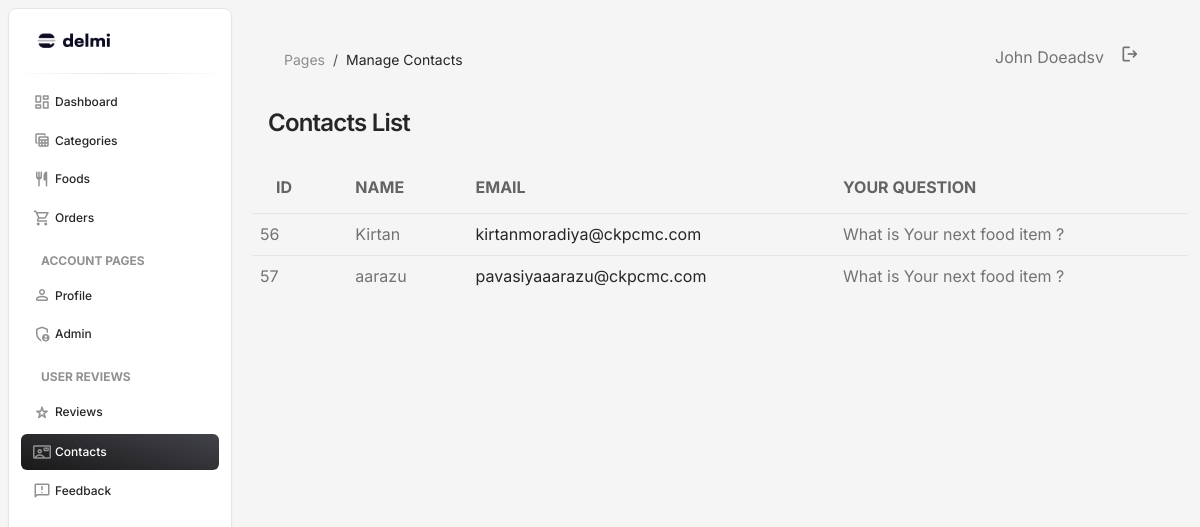
/admin/pages/manage-contacts.php (signed in), run on the app's committed database.
### tables this page shows
CREATE TABLE `tbl_contact` (
  `id` int(11) UNSIGNED NOT NULL,
  `name` varchar(150) NOT NULL,
  `email` varchar(150) NOT NULL,
  `your_question` varchar(200) NOT NULL
);

### admin/pages/manage-contacts.php (the view, shortened to what this page needs)
<?php
    include('../db.php');
$sql = "SELECT * FROM tbl_contact";
$result = $conn->query($sql);
?>
<!DOCTYPE html>
<html lang="en">
<head>
    <link href="../assets/css/nucleo-icons.css" rel="stylesheet" />
    <link href="../assets/css/nucleo-svg.css" rel="stylesheet" />
    <link id="pagestyle" href="../assets/css/material-dashboard.css?v=3.2.0" rel="stylesheet" />
</head>
<body class="g-sidenav-show bg-gray-100">
    <?php include('sidebar.php'); ?>
    <main class="main-content position-relative max-height-vh-100 h-100 border-radius-lg">
        <div class="container-fluid py-2">
            <?php include('navbar.php'); ?>
            <div class="row">
                <div class="col-12">
                    <h4 class="text-dark text-capitalize ps-3">Contacts List</h4>
                    <div class=" my-4">
                        <div class=" px-0 pb-2">
                            <div class=" table-responsive p-0">
                                <table class=" table align-items-center mb-0">
                                    <thead>
                                        <tr>
                                            <th class="text-uppercase text-dark font-weight-bolder opacity-7">
                                                ID</th>
                                            <th class="text-uppercase text-dark font-weight-bolder opacity-7 ps-2">
                                                Name</th>
                                            <th class="text-uppercase text-dark font-weight-bolder opacity-7 ps-2">
                                                Email</th>
                                            <th class="text-uppercase text-dark font-weight-bolder opacity-7 ps-2">
                                                Your Question</th>
                                        </tr>
                                    </thead>
                                    <tbody>
                                        <?php
                                        if ($result->num_rows > 0) {
                                            while ($row = $result->fetch_assoc()) {
                                        ?>
                                        <tr>
                                            <td class="ps-2"><?= htmlspecialchars($row['id']) ?></td>
                                            <td><?= htmlspecialchars($row['name']) ?></td>
                                            <td><a href="https://mail.google.com/mail/u/0/mailto:<?= htmlspecialchars($row['email']) ?>?subject=Response%20to%20Contact%20us"><?= htmlspecialchars($row['email']) ?></td></a>
                                            <td><?= htmlspecialchars($row['your_question']) ?></td>
                                        </tr>
                                        <?php
                                            }
                                        } else {
                                            echo "<tr><td colspan='5' class='text-center'>No contacts available</td></tr>";
                                        }
                                        ?>
                                    </tbody>
                                </table>
                            </div>
                        </div>
                    </div>
                </div>
            </div>
        </div>
    </main>
</body>
</html>

### data on the page
tbl_contact: id "56", name "Kirtan", email "kirtanmoradiya@ckpcmc.com", your_question "What is Your next food item ?"
tbl_contact: id "57", name "aarazu", email "pavasiyaaarazu@ckpcmc.com", your_question "What is Your next food item ?"

### other printed values
$page_title "Manage Contacts"
$admin_name "John Doeadsv"
